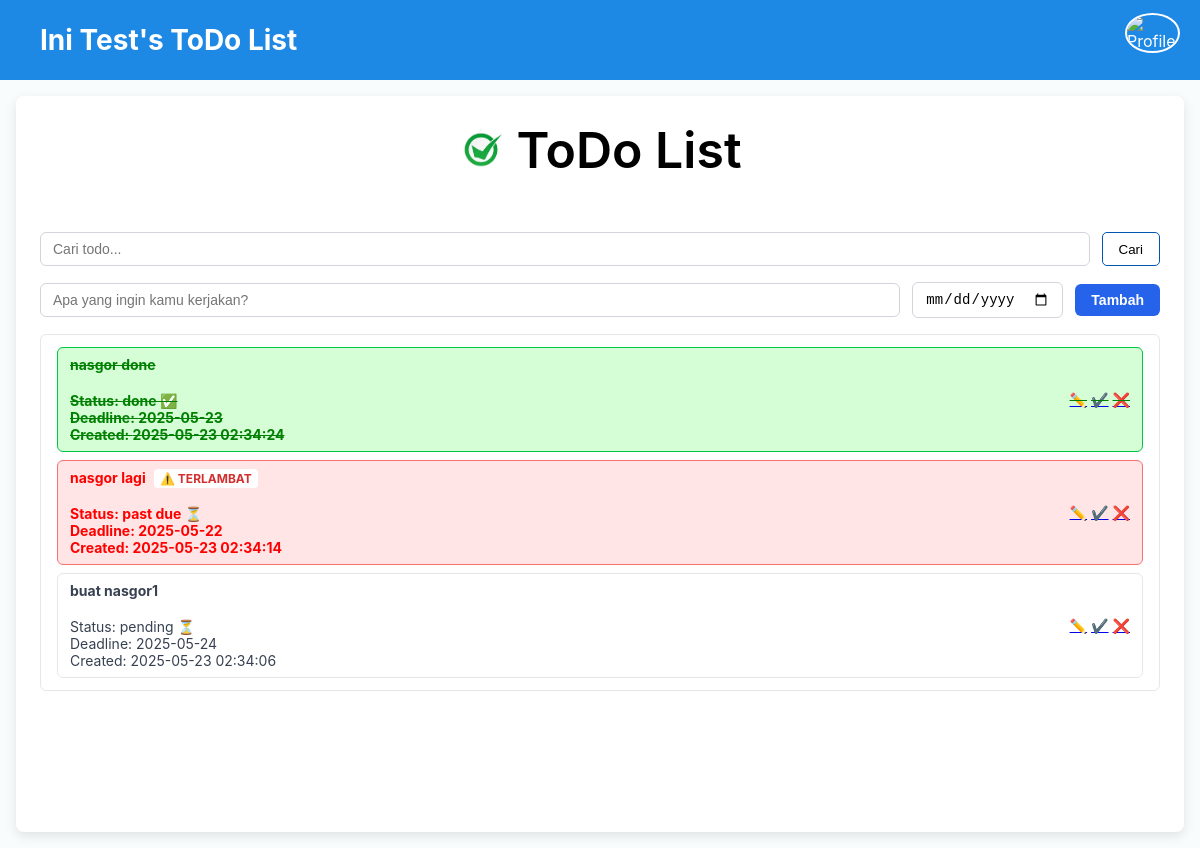
Page /homepage.php (signed in) on the committed database.
### tables this page shows
CREATE TABLE `user` (
  `id` int(11) NOT NULL,
  `profile_pic` varchar(255) NOT NULL DEFAULT 'default png',
  `username` varchar(255) NOT NULL,
  `password` varchar(255) NOT NULL,
  `email` varchar(255) NOT NULL
);

CREATE TABLE `todos` (
  `id` int(11) NOT NULL,
  `user_id` int(11) NOT NULL,
  `title` varchar(255) NOT NULL,
  `deadline` date NOT NULL,
  `created_at` datetime NOT NULL,
  `status` varchar(20) DEFAULT 'pending'
);

### homepage.php (the view, shortened to what this page needs)
<?php
include 'dbconnector.php';
$user_id = $_SESSION['user_id'];
$userStmt = $conn->prepare("SELECT profile_pic, username, email, password FROM user WHERE id = ?");
$userStmt->bind_param("i", $user_id);
$userStmt->execute();
$userResult = $userStmt->get_result();
$userData = $userResult->fetch_assoc();
if (empty($userData['profile_pic']) || !file_exists($userData['profile_pic'])) {
    $userData['profile_pic'] = 'uploads/default.png';
}
$searchTerm = isset($_GET['search']) ? '%' . $_GET['search'] . '%' : null;
if ($searchTerm) {
    $stmt = $conn->prepare("SELECT * FROM todos WHERE user_id = ? AND title LIKE ? ORDER BY created_at DESC");
    $stmt->bind_param("is", $user_id, $searchTerm);
} else {
    $stmt = $conn->prepare("SELECT * FROM todos WHERE user_id = ? ORDER BY created_at DESC");
    $stmt->bind_param("i", $user_id);
}
$stmt->execute();
$result = $stmt->get_result();
?>
<!DOCTYPE html>
<html lang="en">
<head>
    <link rel="stylesheet" href="home.css">
</head>
<body>
    <header>
        <nav class="navbar">
            <div class="navbar-username">
                <?= htmlspecialchars($userData['username']) ?>'s ToDo List
            </div>
            <div class="profile-pic-wrapper">
                <img src="<?= htmlspecialchars($userData['profile_pic']) ?>" alt="Profile" class="profile-pic" onclick="toggleProfileCard()" />
            </div>
        </nav>
    </header>
    <main>
        <section class="todo-list" aria-label="ToDo List Section">
            <h1>
                <img src="nasgor.jpg" alt="tidak ada gambar"/>
                <span class="judul">ToDo List</span>
            </h1>
            <form method="GET">
              <div>
                   <input type="search" name="search" placeholder="Cari todo..." aria-label="Search todo" value="<?= isset($_GET['search']) ? htmlspecialchars($_GET['search']) : '' ?>" />
                   <button type="submit" class="search-button">Cari</button>
              </div>
            </form>
            <form action="create.php" method="POST">
                <div>
                    <input type="text" name="title" placeholder="Apa yang ingin kamu kerjakan?" required />
                    <input type="date" name="deadline" required />
                    <button type="submit" name="submit" class="add-btn">Tambah</button>
                </div>
            </form>
            <ul class="todo-items" role="list">
            <?php if ($result->num_rows > 0): ?>
               <?php while($row = $result->fetch_assoc()):
                      $today = date('Y-m-d');
                      $isPastDue = $row['status'] === 'past due' && $row['deadline'] < $today;
                      $isDone = $row['status'] === 'done';
                      $liClass = '';
                      if ($isPastDue) {
                          $liClass = 'past-due';
                      } elseif ($isDone) {
                          $liClass = 'done';
                      }
                     ?>
                       <li class="<?= $liClass ?>" aria-label="Todo item <?= htmlspecialchars($row['title']) ?>">
                            <div>
                              <strong>
                                <?= htmlspecialchars($row['title']) ?>
                                <?php if ($isPastDue): ?>
                                    <span class="past-due-label">⚠️ TERLAMBAT</span>
                                <?php endif; ?>
                              </strong><br>
                              Status: <?= htmlspecialchars($row['status']) ?> <?= $isDone ? '✅' : '⏳' ?><br>
                              Deadline: <?= htmlspecialchars($row['deadline']) ?><br>
                              Created: <?= htmlspecialchars($row['created_at']) ?>
                            </div>
                            <div>
                                <a href="edit.php?id=<?= $row['id'] ?>" class="edit-btn" aria-label="Edit todo">✏️</a>
                                <a href="done.php?id=<?= $row['id'] ?>" class="done-btn" aria-label="Mark as done">✔️</a>
                                <a href="delete.php?id=<?php echo $row['id']; ?>" onclick="return confirmDelete();">❌</a>
                            </div>
                        </li>
                    <?php endwhile; ?>
                <?php else: ?>
                    <li>No todos found.</li>
                <?php endif; ?>
            </ul>
        </section>
    </main>
</body>
</html>

### home.css (style rules this page uses)
* { box-sizing: border-box; }
body, html { margin: 0; padding: 0; height: 100%; font-family: 'Inter', sans-serif; background-color: #f9fcfc; display: flex; flex-direction: column; min-height: 100vh; }
header { display: flex; justify-content: flex-end; background-color: transparent; }
main { flex-grow: 1; display: flex; justify-content: center; align-items: flex-start; padding: 1rem; width: 100%; }
.profile-pic-wrapper { cursor: pointer; position: absolute; right: 20px; width: 55px; height: 55px; }
.profile-pic { width: 100%; height: 100%; object-fit: cover; border-radius: 50%; border: 2px solid white; }
section.todo-list { background: white; border-radius: 0.5rem; box-shadow: 0 4px 12px rgb(0 0 0 / 0.1); width: 100%; max-width: 100%; min-height: calc(100vh - 64px); padding: 1.5rem; display: flex; flex-direction: column; gap: 1rem; }
h1 { display: flex; justify-content: center; align-items: center; font-weight: 600; font-size: 1.25rem; gap: 0.5rem; margin: 0; }
h1 img { width: 50px; height: 50px; user-select: none; pointer-events: none; }
.search-button { border: 1px solid #0056b3 !important; background-color: white; border-radius: 5px; padding: 0.5rem 1rem; font-weight: 500; cursor: pointer; transition: background-color 0.3s, transform 0.2s; }
form { display: flex; flex-direction: column; gap: 0.75rem; }
form > div:first-child { display: flex; align-items: center; gap: 0.5rem; width: 100%; }
form > div:last-child { display: flex; gap: 0.5rem; width: 100%; }
input[type="search"] { flex-grow: 1; width: 100%; padding: 0.5rem 0.75rem; font-size: 0.875rem; border: 1px solid #d1d5db; border-radius: 0.375rem; outline-offset: 2px; outline-color: transparent; transition: outline-color 0.3s; }
@media (min-width: 640px) { form > div:last-child { flex-direction: row; gap: 0.75rem; } }
input[type="text"], input[type="date"] { font-size: 0.875rem; padding: 0.5rem 0.75rem; border: 1px solid #d1d5db; border-radius: 0.375rem; outline-offset: 2px; outline-color: transparent; transition: outline-color 0.3s; }
input[type="text"] { flex-grow: 1; }
button.add-btn { background-color: #2563eb; color: white; border: none; border-radius: 0.375rem; padding: 0.5rem 1rem; font-weight: 600; font-size: 0.875rem; cursor: pointer; transition: background-color 0.3s; }
ul.todo-items { border: 1px solid #e5e7eb; border-radius: 0.375rem; padding: 0.75rem 1rem; list-style: none; margin: 0; color: #374151; font-size: 0.875rem; display: flex; flex-direction: column; gap: 0.5rem; }
ul.todo-items li { border: 1px solid #e5e7eb; border-radius: 0.375rem; padding: 0.5rem 0.75rem; display: flex; justify-content: space-between; align-items: center; background: white; }
ul.todo-items li > div:first-child { display: flex; flex-direction: column; gap: 0.125rem; }
ul.todo-items li > div:last-child { display: flex; gap: 0.25rem; }
.navbar { display: flex; width: 100%; justify-content: space-between; align-items: center; background-color: #1e88e5; padding: 20px 20px; color: white; height: 80px; }
.navbar-username { font-size: 28px; font-weight: bold; color: white; height: 80px; display: flex; align-items: center; padding-left: 20px; }
.judul { font-size: 50px; }
ul.todo-items li.past-due { background-color: #ffe5e5; border-color: #f87171; }
.past-due-label { color: #d32f2f; background-color: #ffffff; padding: 2px 6px; margin-left: 5px; font-size: 12px; border-radius: 4px; font-weight: bold; }
.past-due { color: red; font-weight: bold; }
.done { color: green; font-weight: bold; background-color: #d5fdd6 !important; border-color: #00c742 !important; text-decoration: line-through; }
.profile-pic-wrapper { cursor: pointer; }
.profile-pic-wrapper img { border-radius: 50%; border: 2px solid white; }

### rows in the picture
user: username "Ini Test"
todos: title "nasgor done", status "done", deadline "2025-05-23", created_at "2025-05-23 02:34:24"
todos: title "nasgor lagi", shows "⚠️ TERLAMBAT", status "past due", deadline "2025-05-22", created_at "2025-05-23 02:34:14"
todos: title "buat nasgor1", status "pending", deadline "2025-05-24", created_at "2025-05-23 02:34:06"
